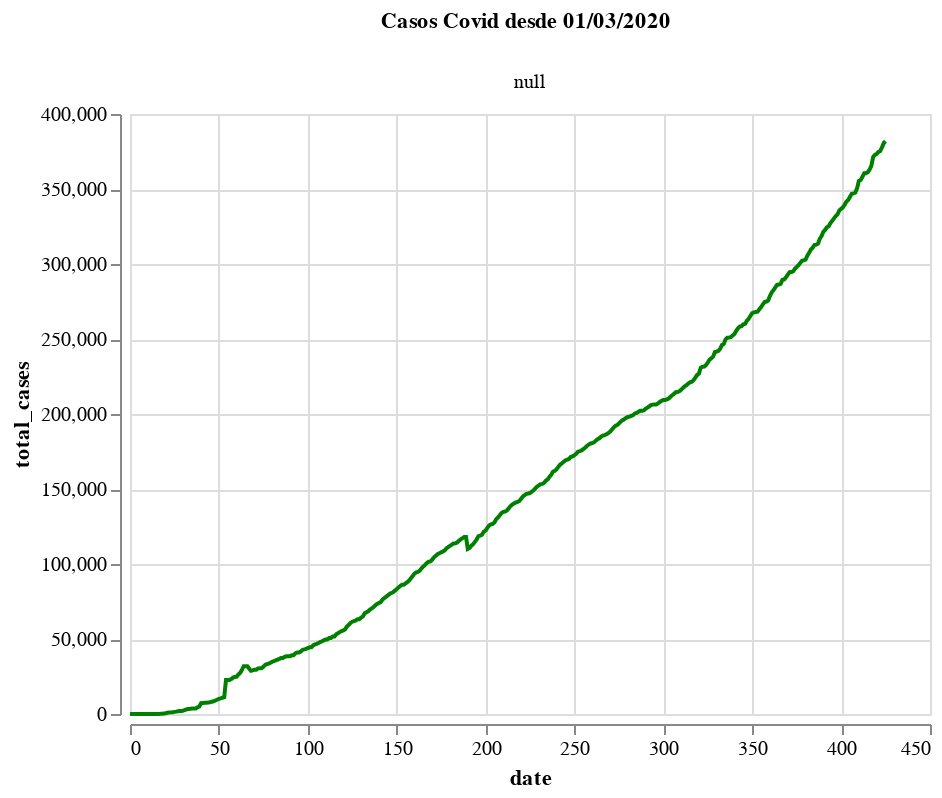

Here is the notebook cell this chart was saved with:
### Code cell
df.reset_index(inplace=True)
img= alt.Chart(df).mark_line().encode(
x=alt.X('date'),
y=alt.Y('total_cases'),
tooltip=['date', 'total_cases'],
color=alt.condition( alt.datum.total == 1200000,alt.value('green'),alt.value('green')),
column=alt.Column('month(arrived_at)',title='Casos Covid desde 01/03/2020'))
img

### Figure 1 — Vega-Lite specification as saved in the notebook (floating-point values rounded to 4 significant figures; data arrays with more than 128 entries replaced by an {"elided": "..."} marker saying what was removed)
{"config": {"view": {"continuousWidth": 400, "continuousHeight": 300}}, "data": {"name": "data-66591e42c231a8aab1c05bdddf704366"}, "mark": "line", "encoding": {"color": {"condition": {"value": "green", "test": "(datum.total === 1200000)"}, "value": "green"}, "column": {"type": "temporal", "field": "arrived_at", "timeUnit": "month", "title": "Casos Covid desde 01/03/2020"}, "tooltip": [{"type": "quantitative", "field": "date"}, {"type": "quantitative", "field": "total_cases"}], "x": {"type": "quantitative", "field": "date"}, "y": {"type": "quantitative", "field": "total_cases"}}, "$schema": "https://vega.github.io/schema/vega-lite/v4.8.1.json", "datasets": {"data-66591e42c231a8aab1c05bdddf704366": {"elided": "426 records"}}}
